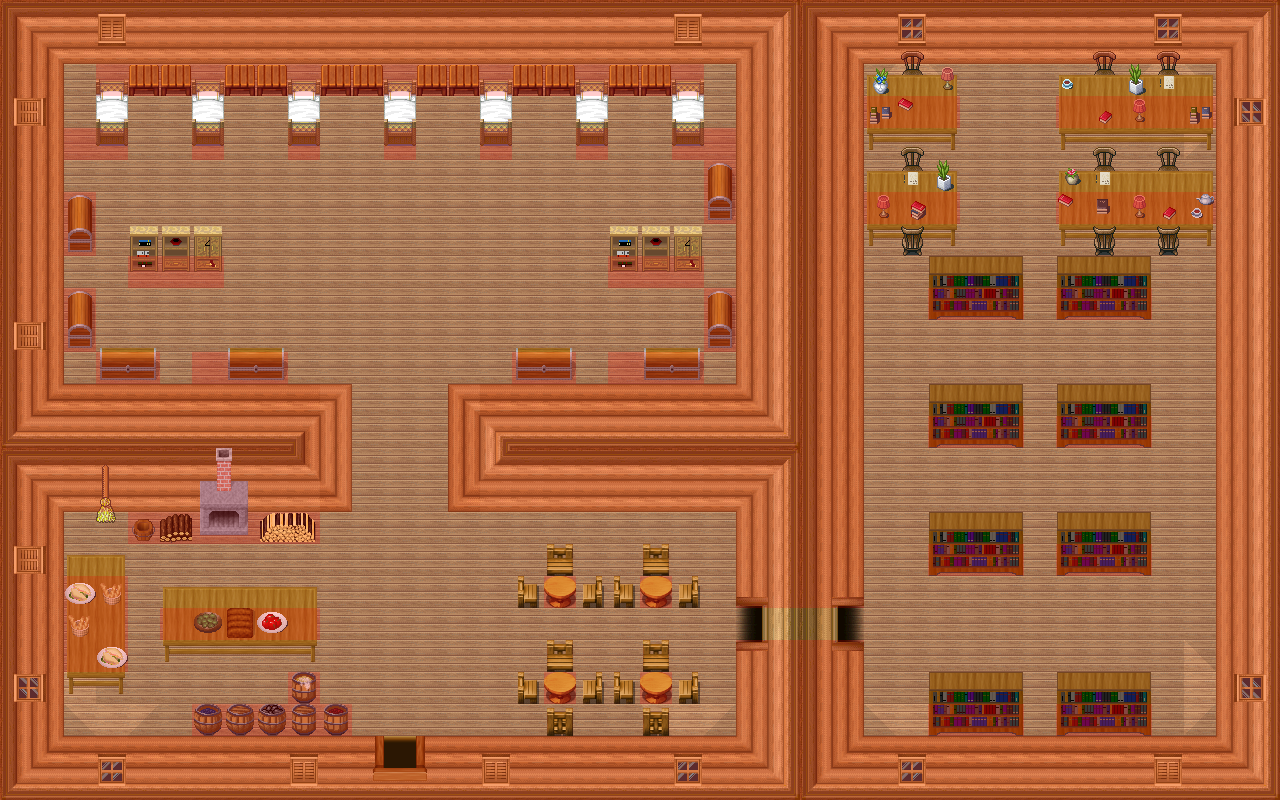

This is a level from a 2D game, rendered from its Tiled map with the project's own tilesets. A one-line summary and the map file follow, with tile-layer data summarised:
An orthogonal 40x25 tile map with 32x32 px tiles, 7 tile layers (0_floor, 1_terrain, 2_object, 3_roof, ...), 1 hidden layer not drawn, 28 tilesets.

<map version="1.0" orientation="orthogonal" renderorder="right-down" width="40" height="25" tilewidth="32" tileheight="32" nextobjectid="1">
 <tileset firstgid="1" name="floors 3" tilewidth="32" tileheight="32" tilecount="12" columns="6">
  <image source="../../tileset/ground/indoor/floors_3.png" width="192" height="64" />
 </tileset>
 <tileset firstgid="13" name="table wooden brown" tilewidth="32" tileheight="32" tilecount="9" columns="3">
  <image source="../../tileset/furniture/table/table_wooden_brown.png" width="96" height="96" />
 </tileset>
 <tileset firstgid="22" name="wooden pale" tilewidth="32" tileheight="32" tilecount="4" columns="2">
  <image source="../../tileset/furniture/chair/wooden_pale.png" width="64" height="64" />
 </tileset>
 <tileset firstgid="26" name="wooden pale table" tilewidth="32" tileheight="32" tilecount="1" columns="1">
  <image source="../../tileset/furniture/table/wooden_pale.png" width="32" height="32" />
 </tileset>
 <tileset firstgid="27" name="warmer 2" tilewidth="32" tileheight="32" tilecount="6" columns="2">
  <image source="../../tileset/furniture/kitchen/warmer_2.png" width="64" height="96" />
 </tileset>
 <tileset firstgid="33" name="firewood" tilewidth="32" tileheight="32" tilecount="12" columns="3">
  <image source="../../tileset/item/firewood.png" width="96" height="128" />
 </tileset>
 <tileset firstgid="45" name="book shelves 3" tilewidth="32" tileheight="32" tilecount="6" columns="3">
  <image source="../../tileset/furniture/shelve/bright_bookshelf_and_cupboard.png" width="96" height="64" />
 </tileset>
 <tileset firstgid="51" name="bread" tilewidth="32" tileheight="32" tilecount="4" columns="4">
  <image source="../../tileset/item/food/bread.png" width="128" height="32" />
 </tileset>
 <tileset firstgid="55" name="meals 1" tilewidth="32" tileheight="32" tilecount="2" columns="2">
  <image source="../../tileset/item/food/meals_1.png" width="64" height="32" />
 </tileset>
 <tileset firstgid="57" name="meals 2" tilewidth="32" tileheight="32" tilecount="2" columns="1">
  <image source="../../tileset/item/food/meals_2.png" width="32" height="64" />
 </tileset>
 <tileset firstgid="59" name="rustic meals" tilewidth="32" tileheight="32" tilecount="2" columns="2">
  <image source="../../tileset/item/food/rustic_meals.png" width="64" height="32" />
 </tileset>
 <tileset firstgid="61" name="chest" tilewidth="32" tileheight="32" tilecount="6" columns="3">
  <image source="../../tileset/item/chest/chest_2.png" width="96" height="64" />
 </tileset>
 <tileset firstgid="67" name="brush" tilewidth="32" tileheight="32" tilecount="3" columns="1">
  <image source="../../tileset/item/brush.png" width="32" height="96" />
 </tileset>
 <tileset firstgid="70" name="barrel" tilewidth="32" tileheight="32" tilecount="2" columns="1">
  <image source="../../tileset/item/pot/barrel.png" width="32" height="64" />
 </tileset>
 <tileset firstgid="72" name="barrel1" tilewidth="32" tileheight="32" tilecount="8" columns="4">
  <image source="../../tileset/item/pot/barrels_1.png" width="128" height="64" />
 </tileset>
 <tileset firstgid="80" name="collision" tilewidth="32" tileheight="32" tilecount="1" columns="1">
  <image source="../../tileset/logic/collision.png" width="32" height="32" />
 </tileset>
 <tileset firstgid="81" name="int_plazy" tilewidth="32" tileheight="32" tilecount="27" columns="3">
  <image source="../../tileset/pol/waly/int_plazy.png" width="96" height="288" />
 </tileset>
 <tileset firstgid="108" name="deski_kaflee" tilewidth="32" tileheight="32" tilecount="16" columns="2">
  <image source="../../tileset/pol/domki/podloga/deski_kaflee.png" width="64" height="256" />
 </tileset>
 <tileset firstgid="124" name="window_drewno" tilewidth="32" tileheight="32" tilecount="16" columns="8">
  <image source="../../tileset/pol/domki/okna/window_drewno.png" width="256" height="64" />
 </tileset>
 <tileset firstgid="140" name="door_s" tilewidth="32" tileheight="32" tilecount="6" columns="3">
  <image source="../../tileset/building/door/door_s.png" width="96" height="64" />
 </tileset>
 <tileset firstgid="146" name="door_drewno_int" tilewidth="32" tileheight="32" tilecount="15" columns="5">
  <image source="../../tileset/pol/domki/drzwi/door_drewno_int.png" width="160" height="96" />
 </tileset>
 <tileset firstgid="161" name="lozko" tilewidth="32" tileheight="32" tilecount="4" columns="1">
  <image source="../../tileset/pol/wyposazenie/lozka/lozko.png" width="32" height="128" />
 </tileset>
 <tileset firstgid="165" name="square" tilewidth="32" tileheight="32" tilecount="1" columns="1">
  <image source="../../tileset/furniture/table/square.png" width="32" height="32" />
 </tileset>
 <tileset firstgid="166" name="table_wooden_brown" tilewidth="32" tileheight="32" tilecount="9" columns="3">
  <image source="../../tileset/furniture/table/table_wooden_brown.png" width="96" height="96" />
 </tileset>
 <tileset firstgid="175" name="dark_bookshelf_2" tilewidth="32" tileheight="32" tilecount="6" columns="3">
  <image source="../../tileset/furniture/shelve/dark_bookshelf_2.png" width="96" height="64" />
 </tileset>
 <tileset firstgid="181" name="krzesla" tilewidth="32" tileheight="32" tilecount="20" columns="5">
  <image source="../../tileset/pol/wyposazenie/lawki_krzesla/krzesla.png" width="160" height="128" />
 </tileset>
 <tileset firstgid="201" name="bibeloty_na_stol" tilewidth="32" tileheight="32" tilecount="14" columns="7">
  <image source="../../tileset/pol/wyposazenie/bibeloty_na_stol.png" width="224" height="64" />
 </tileset>
 <tileset firstgid="215" name="protection" tilewidth="32" tileheight="32" tilecount="2" columns="2">
  <image source="../../tileset/logic/protection.png" width="64" height="32" />
 </tileset>
 <layer name="0_floor" width="40" height="25">
  <data>[1000 cells, 1000 non-empty, 7 distinct tile ids]</data>
 </layer>
 <layer name="1_terrain" width="40" height="25">
  <data>[1000 cells, 533 non-empty, 60 distinct tile ids]</data>
 </layer>
 <layer name="2_object" width="40" height="25">
  <data>[1000 cells, 103 non-empty, 52 distinct tile ids]</data>
 </layer>
 <layer name="3_roof" width="40" height="25">
  <data>[1000 cells, 77 non-empty, 18 distinct tile ids]</data>
 </layer>
 <layer name="4_roof_add" width="40" height="25">
  <data>[1000 cells, 9 non-empty, 6 distinct tile ids]</data>
 </layer>
 <layer name="objects" width="40" height="25">
  <data>[1000 cells, 0 non-empty, 0 distinct tile ids]</data>
 </layer>
 <layer name="collision" width="40" height="25" opacity="0.2">
  <data>[1000 cells, 514 non-empty, 1 distinct tile ids]</data>
 </layer>
 <layer name="protection" width="40" height="25" visible="0">
  <data>[1000 cells, 1000 non-empty, 1 distinct tile ids]</data>
 </layer>
</map>
